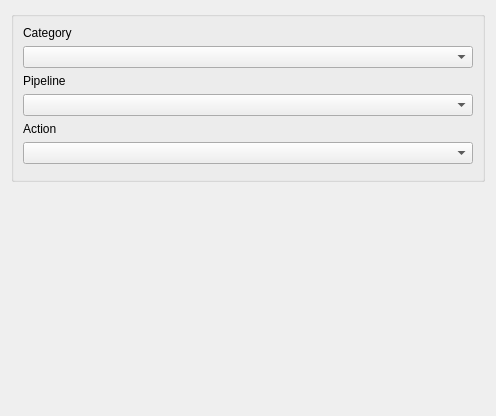
<?xml version="1.0" encoding="UTF-8"?>
<ui version="4.0">
 <class>image_generator_preferences</class>
 <widget class="QWidget" name="image_generator_preferences">
  <property name="geometry">
   <rect>
    <x>0</x>
    <y>0</y>
    <width>496</width>
    <height>416</height>
   </rect>
  </property>
  <property name="windowTitle">
   <string>Form</string>
  </property>
  <layout class="QGridLayout" name="gridLayout">
   <item row="1" column="0">
    <spacer name="verticalSpacer">
     <property name="orientation">
      <enum>Qt::Vertical</enum>
     </property>
     <property name="sizeHint" stdset="0">
      <size>
       <width>20</width>
       <height>40</height>
      </size>
     </property>
    </spacer>
   </item>
   <item row="0" column="0">
    <widget class="QGroupBox" name="groupBox">
     <property name="title">
      <string/>
     </property>
     <layout class="QGridLayout" name="gridLayout_2">
      <item row="7" column="0">
       <widget class="QLabel" name="label_4">
        <property name="text">
         <string>Action</string>
        </property>
       </widget>
      </item>
      <item row="8" column="0">
       <widget class="QComboBox" name="action"/>
      </item>
      <item row="4" column="0">
       <widget class="QComboBox" name="pipeline"/>
      </item>
      <item row="0" column="0">
       <widget class="QLabel" name="label">
        <property name="text">
         <string>Category</string>
        </property>
       </widget>
      </item>
      <item row="3" column="0">
       <widget class="QLabel" name="label_2">
        <property name="text">
         <string>Pipeline</string>
        </property>
       </widget>
      </item>
      <item row="1" column="0">
       <widget class="QComboBox" name="category"/>
      </item>
      <item row="9" column="0">
       <widget class="StableDiffusionSettingsWidget" name="generator_form" native="true"/>
      </item>
     </layout>
    </widget>
   </item>
  </layout>
 </widget>
 <customwidgets>
  <customwidget>
   <class>StableDiffusionSettingsWidget</class>
   <extends>QWidget</extends>
   <header>airunner/widgets/stablediffusion/stable_diffusion_settings_widget</header>
   <container>1</container>
  </customwidget>
 </customwidgets>
 <resources/>
 <connections>
  <connection>
   <sender>category</sender>
   <signal>currentTextChanged(QString)</signal>
   <receiver>image_generator_preferences</receiver>
   <slot>category_changed(QString)</slot>
   <hints>
    <hint type="sourcelabel">
     <x>93</x>
     <y>71</y>
    </hint>
    <hint type="destinationlabel">
     <x>26</x>
     <y>-20</y>
    </hint>
   </hints>
  </connection>
  <connection>
   <sender>pipeline</sender>
   <signal>currentTextChanged(QString)</signal>
   <receiver>image_generator_preferences</receiver>
   <slot>pipeline_changed(QString)</slot>
   <hints>
    <hint type="sourcelabel">
     <x>268</x>
     <y>166</y>
    </hint>
    <hint type="destinationlabel">
     <x>155</x>
     <y>-9</y>
    </hint>
   </hints>
  </connection>
  <connection>
   <sender>action</sender>
   <signal>currentTextChanged(QString)</signal>
   <receiver>image_generator_preferences</receiver>
   <slot>action_changed(QString)</slot>
   <hints>
    <hint type="sourcelabel">
     <x>300</x>
     <y>220</y>
    </hint>
    <hint type="destinationlabel">
     <x>230</x>
     <y>1</y>
    </hint>
   </hints>
  </connection>
 </connections>
 <slots>
  <slot>stablediffusion_toggled(bool)</slot>
  <slot>kandinsky_toggled(bool)</slot>
  <slot>category_changed(QString)</slot>
  <slot>pipeline_changed(QString)</slot>
  <slot>version_changed(QString)</slot>
  <slot>action_changed(QString)</slot>
  <slot>model_changed(QString)</slot>
 </slots>
</ui>
